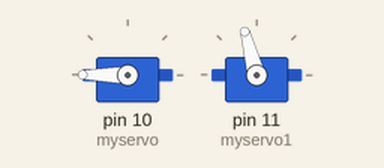
Recording of a sketch running on a simulated Arduino Uno, built with avr-gcc and run on an emulated ATmega328P. Parts: 2 × servo. At 5.0 s the program stops and its outputs stay as they are.

Above: at 0.1 s.
At 0.6 s:
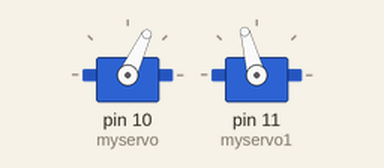
At 1.1 s:
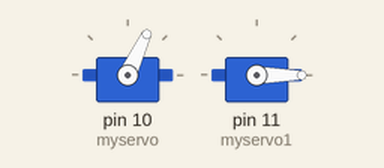
At 5.1 s:
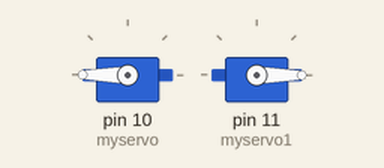
Timing chart, 0 to 6.5 s (numbered marks = the images above):
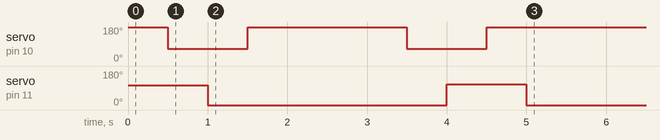

The sketch:

Knob.ino
```cpp
// Controlling a servo position using a potentiometer (variable resistor)
// by Michal Rinott <http://people.interaction-ivrea.it/m.rinott>

#include <Servo.h>

Servo myservo;  // create servo object to control a servo
Servo myservo1;
 //180up
 //109 left
 //65 down

int val;    // variable to read the value from the analog pin

void setup()
{
   Serial.begin(9600);
  myservo.attach(10);
  myservo1.attach(11);
  // attaches the servo on pin 9 to the servo object
  myservo.write(180);
  myservo1.write(0);


  myservo1.write(105);
   delay(500);
 myservo.write(65);
  delay(500);
  myservo1.write(0);
   delay(500);
   myservo.write(180);

   delay(2000);

    myservo.write(65);
   delay(500);
 myservo1.write(109);
  delay(500);
  myservo.write(180);
   delay(500);
   myservo1.write(0);
}

void loop()
{


   while(1);
  if(Serial.available())
  {
    int i=Serial.parseInt();
    myservo1.write(i);
  }
}
```

Measured:
- by itself, servo on pin 11 (myservo1): 105° → 0° at 1.0 s, → 109° 3.0 s later, → 0° 1.0 s later
